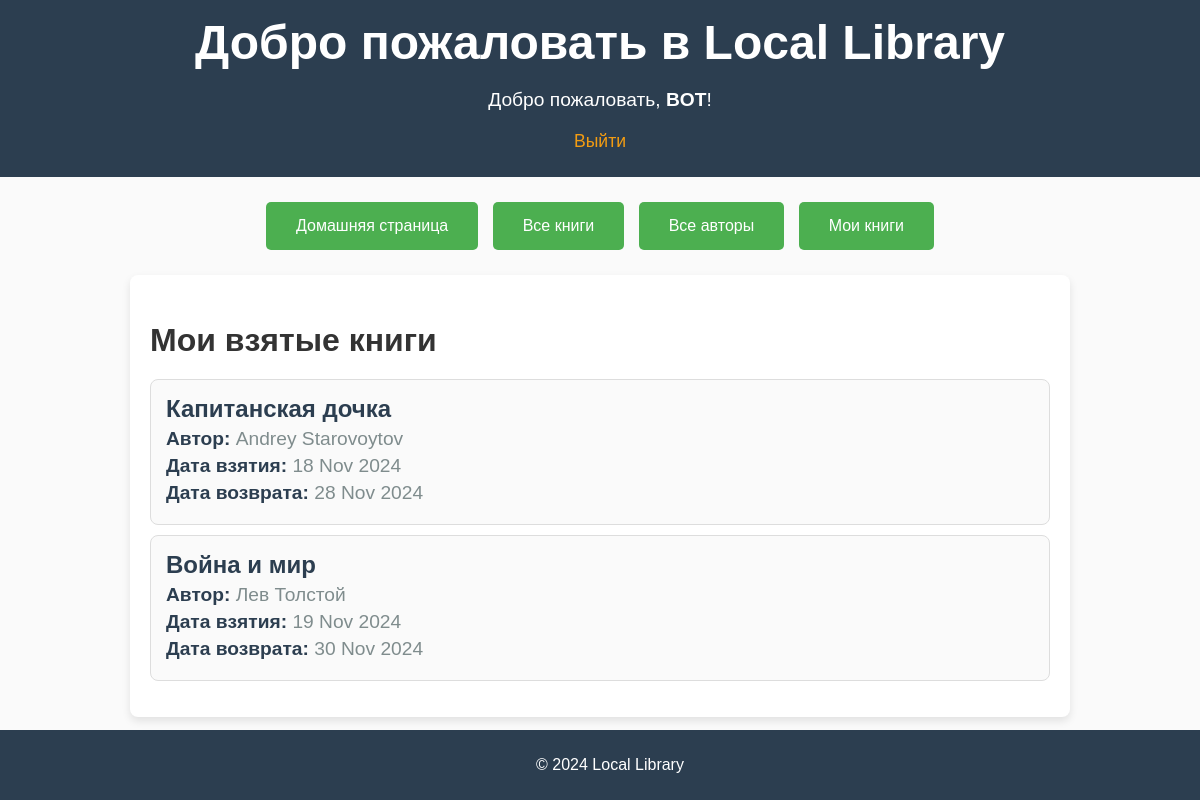
Page /catalog/my_borrowed/ (signed in) on the committed database.
### catalog/models.py (models this page shows, shortened)
class BookInstance(models.Model):
    id = models.UUIDField(primary_key=True, default=uuid.uuid4, editable=False,
                          help_text="Уникальный идентификатор для этой конкретной книги во всей библиотеке")
    book = models.ForeignKey('Book', on_delete=models.CASCADE, null=True)
    imprint = models.CharField(max_length=200)
    due_back = models.DateField(null=True, blank=True)
    date_borrowed = models.DateField(default=now, help_text="Дата взятия книги")
    borrower = models.ForeignKey(User, on_delete=models.SET_NULL, null=True, blank=True)
    status = models.CharField(
        max_length=1,
        choices=(("m", "Обслуживание"), ("o", "Предоставлено в аренду"), ("a", "Доступно"), ("r", "Зарезервировано")),
        blank=True,
        default='m',
        help_text='Наличие свободных номеров',
    )
    class Meta:
        ordering = ['due_back']
        permissions = [
            ("can_mark_returned", "Set book as returned")
        ]

class Book(models.Model):
    title = models.CharField(max_length=200)
    author = models.ForeignKey('Author', on_delete=models.SET_NULL, null=True)
    description = models.TextField(max_length=1000, help_text="Введите краткое описание книги",
                                   default="Описание отсутствует")
    isbn = models.CharField('ISBN', max_length=13)
    genre = models.ManyToManyField('Genre', help_text="Выберите жанр для этой книги")
    language = models.ForeignKey('Language', on_delete=models.SET_NULL, null=True)

class Author(models.Model):
    first_name = models.CharField(max_length=100)
    last_name = models.CharField(max_length=100)
    date_of_birth = models.DateField(null=True, blank=True)
    date_of_death = models.DateField('Died', null=True, blank=True)
    @property
    def name(self):
        return f'{self.first_name} {self.last_name}'
    class Meta:
        pass

### catalog/views.py (the view)
# urls.py: path('my_borrowed/', views.MyBorrowedView.as_view(), name='my_borrowed'),
class MyBorrowedView(LoginRequiredMixin, ListView):
    model = BookInstance
    template_name = 'my_borrowed.html'
    context_object_name = 'borrowed_books'
    def get_queryset(self):
        return BookInstance.objects.filter(borrower=self.request.user, status='o')

### catalog/templates/my_borrowed.html
{% extends 'base.html' %}
{% load static %}
{% block content %}
<link rel="stylesheet" type="text/css" href="{% static 'css/my_borrowed.css' %}">
<div class="borrowed-container">
    <h2>Мои взятые книги</h2>
    {% if borrowed_books %}
    <ul class="borrowed-books-list">
        {% for instance in borrowed_books %}
        <li class="book-item">
            <div class="book-info">
                <h3>{{ instance.book.title }}</h3>
                <p><strong>Автор:</strong> {{ instance.book.author.name }}</p>
                <p><strong>Дата взятия:</strong> {{ instance.date_borrowed|date:"d M Y" }}</p>
                <p><strong>Дата возврата:</strong> {{ instance.due_back|date:"d M Y" }}</p>
            </div>
        </li>
        {% endfor %}
    </ul>
    {% else %}
    <p>У вас нет взятых книг.</p>
    {% endif %}
</div>
{% endblock %}

### catalog/templates/base.html (shortened to what this page needs)
<!DOCTYPE html>
{% load static %}
<html lang="ru">
<head>
    <link rel="stylesheet" type="text/css" href="{% static 'css/base.css' %}">
    <link rel="stylesheet" href="{% static 'css/author_form.css' %}">
    <link rel="stylesheet" href="{% static 'css/author_update.css' %}">
</head>
<body>
    <header>
        <h1>Добро пожаловать в Local Library</h1>
        {% if user.is_authenticated %}
        <div class="user-info">
            <p>Добро пожаловать, <strong>{{ user.get_username }}</strong>!</p>
            <form id="logout-form" method="post" action="{% url 'logout' %}">
                <button type="submit" class="btn btn-link">Выйти</button>
            </form>
        </div>
        {% endif %}
    </header>
    <div class="navigation-buttons">
        <a href="{% url 'index' %}" class="btn">Домашняя страница</a>
        <a href="{% url 'book_list' %}" class="btn">Все книги</a>
        <a href="{% url 'authors' %}" class="btn">Все авторы</a>
        {% if user.is_authenticated %}
            <a href="{% url 'my_borrowed' %}" class="btn">Мои книги</a>
        {% endif %}
    </div>
    <div class="main-content">
        {% block content %}
        {% endblock %}
    </div>
    <footer>
        <p>© 2024 Local Library</p>
    </footer>
</body>
</html>

### static/css/base.css (style rules this page uses)
body { font-family: Arial, sans-serif; background-color: #f4f4f4; color: #333; margin: 0; padding: 0; }
header { background-color: #333; color: white; padding: 10px 0; text-align: center; }
header h1 { margin: 0; font-size: 2.5rem; }
.user-info { text-align: center; margin-top: 10px; }
.user-info p { font-size: 1.2rem; margin-bottom: 10px; }
.user-info .btn-link { background-color: transparent; color: #f39c12; font-size: 1.1rem; border: none; text-decoration: underline; cursor: pointer; transition: color 0.3s ease; }
footer { background-color: #2c3e50; color: white; text-align: center; padding: 15px 0; position: relative; bottom: 0; width: 100%; margin-top: auto; }
#logout-form { display: inline; }
.btn-link { background-color: transparent; font-size: 16px; text-decoration: none !important; border: none; cursor: pointer; padding: 10px 20px; display: inline-block; transition: color 0.3s ease; }

### static/css/author_form.css (style rules this page uses)
body { font-family: Arial, sans-serif; background-color: #f9f9f9; }
header { background-color: #2c3e50; color: white; padding: 15px 0; text-align: center; }
header h1 { margin: 0; font-size: 3rem; }
.navigation-buttons { margin: 20px 0; text-align: center; }
.navigation-buttons .btn { display: inline-block; background-color: #4CAF50; color: white; padding: 15px 30px; text-align: center; text-decoration: none; font-size: 16px; border-radius: 5px; margin: 5px; transition: background-color 0.3s; }
ul { list-style: none; padding-left: 0; }
ul li { margin: 10px 0; }
ul li strong { font-weight: bold; color: #2c3e50; }
footer { background-color: #2c3e50; color: white; padding: 10px; text-align: center; position: fixed; bottom: 0; width: 100%; }

### static/css/author_update.css (style rules this page uses)
body { font-family: 'Segoe UI', Tahoma, Geneva, Verdana, sans-serif; background-color: #f2f2f2; }
header { background-color: #2c3e50; color: white; padding: 15px 0; text-align: center; }
header h1 { margin: 0; font-size: 3rem; }
.navigation-buttons { margin: 20px 0; text-align: center; }
.navigation-buttons .btn { display: inline-block; background-color: #4CAF50; color: white; padding: 15px 30px; text-align: center; text-decoration: none; font-size: 16px; border-radius: 5px; margin: 5px; transition: background-color 0.3s; }
ul { list-style: none; padding-left: 0; }
ul li { margin: 10px 0; }
ul li strong { font-weight: bold; color: #2c3e50; }
footer { background-color: #2c3e50; color: white; padding: 10px; text-align: center; position: fixed; bottom: 0; width: 100%; }

### static/css/my_borrowed.css (style rules this page uses)
.borrowed-container { margin: 20px auto; max-width: 900px; padding: 20px; background-color: #fff; border-radius: 8px; box-shadow: 0 4px 8px rgba(0, 0, 0, 0.1); }
.borrowed-container h2 { font-size: 2rem; color: #333; margin-bottom: 20px; }
.borrowed-books-list { list-style: none; padding: 0; }
.book-item { display: flex; justify-content: space-between; padding: 15px; margin-bottom: 10px; border: 1px solid #ddd; border-radius: 8px; background-color: #fafafa; }
.book-info { flex: 1; }
.book-info h3 { margin: 0; font-size: 1.5rem; color: #2c3e50; }
.book-info p { margin: 5px 0; color: #555; }
.borrowed-container p { font-size: 1.2rem; color: #7f8c8d; }
body { font-family: 'Arial', sans-serif; background-color: #fafafa; color: #333; margin: 0; padding: 0; }
header { background-color: #2c3e50; color: white; padding: 15px 0; text-align: center; }
header h1 { margin: 0; font-size: 3rem; }
.navigation-buttons { margin: 20px 0; text-align: center; }
.navigation-buttons .btn { display: inline-block; background-color: #4CAF50; color: white; padding: 15px 30px; text-align: center; text-decoration: none; font-size: 16px; border-radius: 5px; margin: 5px; transition: background-color 0.3s; }
ul { list-style: none; padding-left: 0; }
ul li { margin: 10px 0; }
ul li strong { font-weight: bold; color: #2c3e50; }
footer { background-color: #2c3e50; color: white; padding: 10px; text-align: center; position: fixed; bottom: 0; width: 100%; }
a { color: #3498db; text-decoration: none; }

### rows in the picture
BookInstance: book "Капитанская дочка", book.author.name "Andrey Starovoytov", date_borrowed "18 Nov 2024", due_back "28 Nov 2024"
BookInstance: book "Война и мир", book.author.name "Лев Толстой", date_borrowed "19 Nov 2024", due_back "30 Nov 2024"

### other values in the picture
{{ user.get_username }} "BOT"
